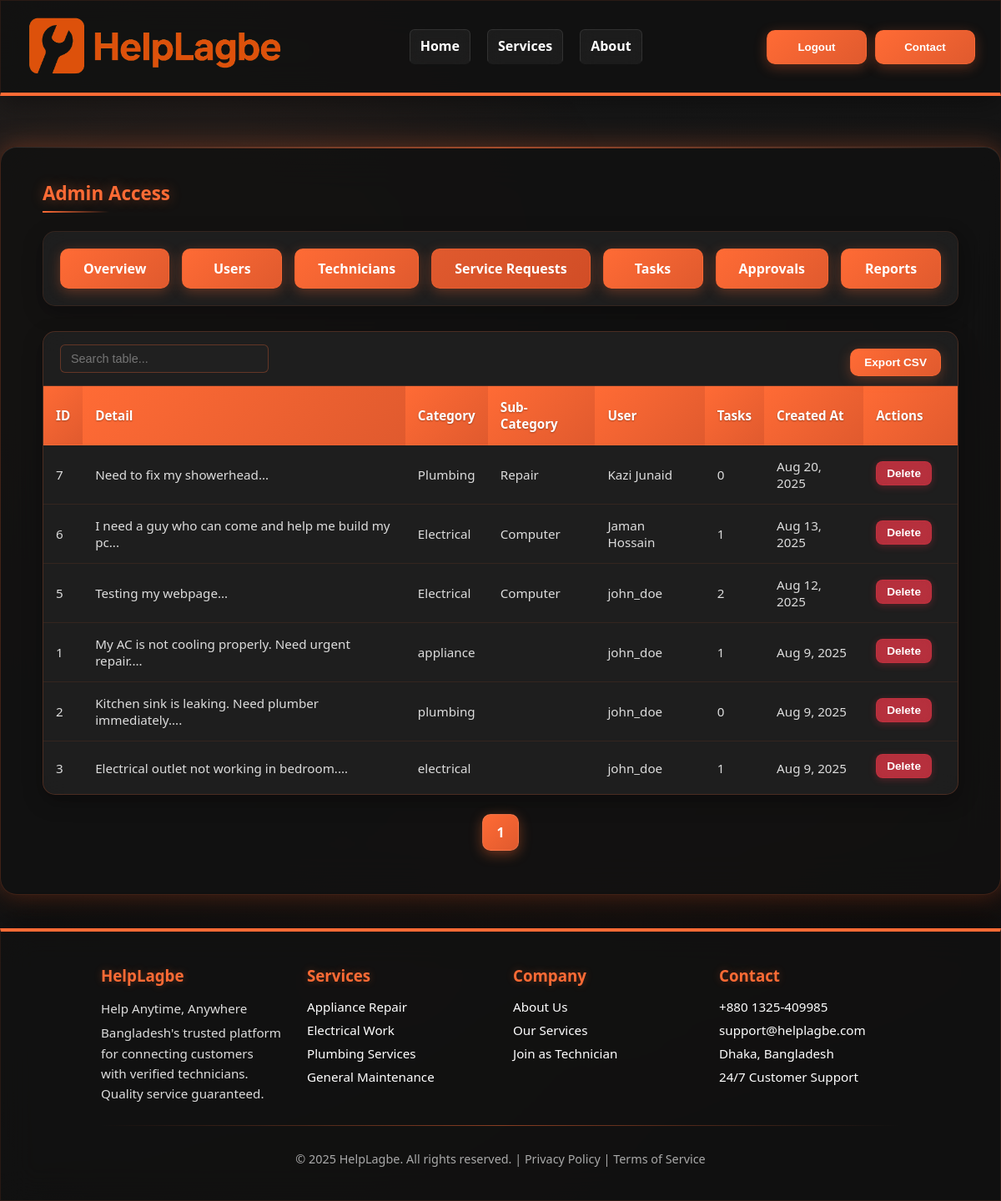
The app's page /admindash.php?tab=requests with its own data.
### tables this page shows
CREATE TABLE `posts` (
  `post_id` int(11) NOT NULL,
  `Post_detail` text NOT NULL,
  `Image` varchar(255) DEFAULT NULL,
  `Category` varchar(100) NOT NULL,
  `Sub-Category` varchar(100) DEFAULT NULL,
  `user_id` int(11) NOT NULL,
  `created_at` timestamp NOT NULL DEFAULT current_timestamp(),
  `updated_at` timestamp NOT NULL DEFAULT current_timestamp() ON UPDATE current_timestamp()
);

CREATE TABLE `users` (
  `user_id` int(11) NOT NULL,
  `username` varchar(255) NOT NULL,
  `email` varchar(255) NOT NULL,
  `phone_no` varchar(20) DEFAULT NULL,
  `password` varchar(255) NOT NULL,
  `address` text DEFAULT NULL,
  `Image` varchar(255) DEFAULT NULL,
  `admin_id` int(11) DEFAULT NULL,
  `created_at` timestamp NOT NULL DEFAULT current_timestamp(),
  `updated_at` timestamp NOT NULL DEFAULT current_timestamp() ON UPDATE current_timestamp()
);

### admindash.php (the view, shortened to what this page needs)
<?php
require 'db.php';
$perPage = 10;
$page = isset($_GET['page']) ? max(1, (int) $_GET['page']) : 1;
$offset = ($page - 1) * $perPage;
$allowed_tabs = ['overview', 'users', 'technicians', 'requests', 'tasks', 'approvals', 'reports'];
$tab = isset($_GET['tab']) && in_array($_GET['tab'], $allowed_tabs) ? $_GET['tab'] : 'overview';
function getCount($conn, $sql)
{
  $res = $conn->query($sql);
  if ($res && $row = $res->fetch_assoc()) {
    return (int) $row['count'];
  }
  return 0;
}
function getTotalPages($conn, $countSql, $perPage)
{
  $totalItems = getCount($conn, $countSql);
  return ceil($totalItems / $perPage);
}
?>
<!DOCTYPE html>
<html lang="en">
<head>
</head>
<body>
  <header>
    <div class="logo">
      <img src="logo.png" alt="HelpLagbe Logo" />
    </div>
    <nav>
      <a href="homepage.html">Home</a>
      <a href="#services">Services</a>
      <a href="#about">About</a>
    </nav>
    <div style="display:flex; gap:10px;">
      <button class="btn" onclick="location.href='login.html'">Logout</button>
      <button class="btn"
        onclick="document.getElementById('contact').scrollIntoView({behavior:'smooth'})">Contact</button>
    </div>
  </header>
  <div class="container">
    <div class="admin-access">Admin Access</div>
    <div class="buttons-box">
      <a href="?tab=overview" class="btn"
        style="background: <?= $tab === 'overview' ? 'linear-gradient(135deg, #e05a2e, #d14d26)' : 'linear-gradient(135deg, #ff6b35, #e05a2e)' ?>;">Overview</a>
      <a href="?tab=users" class="btn"
        style="background: <?= $tab === 'users' ? 'linear-gradient(135deg, #e05a2e, #d14d26)' : 'linear-gradient(135deg, #ff6b35, #e05a2e)' ?>;">Users</a>
      <a href="?tab=technicians" class="btn"
        style="background: <?= $tab === 'technicians' ? 'linear-gradient(135deg, #e05a2e, #d14d26)' : 'linear-gradient(135deg, #ff6b35, #e05a2e)' ?>;">Technicians</a>
      <a href="?tab=requests" class="btn"
        style="background: <?= $tab === 'requests' ? 'linear-gradient(135deg, #e05a2e, #d14d26)' : 'linear-gradient(135deg, #ff6b35, #e05a2e)' ?>;">Service
        Requests</a>
      <a href="?tab=tasks" class="btn"
        style="background: <?= $tab === 'tasks' ? 'linear-gradient(135deg, #e05a2e, #d14d26)' : 'linear-gradient(135deg, #ff6b35, #e05a2e)' ?>;">Tasks</a>
      <a href="?tab=approvals" class="btn"
        style="background: <?= $tab === 'approvals' ? 'linear-gradient(135deg, #e05a2e, #d14d26)' : 'linear-gradient(135deg, #ff6b35, #e05a2e)' ?>;">Approvals</a>
      <a href="?tab=reports" class="btn"
        style="background: <?= $tab === 'reports' ? 'linear-gradient(135deg, #e05a2e, #d14d26)' : 'linear-gradient(135deg, #ff6b35, #e05a2e)' ?>;">Reports</a>
    </div>
    <?php if ($tab === 'overview'):
      $totalUsers = getCount($conn, "SELECT COUNT(*) AS count FROM users");
      $totalTechnicians = getCount($conn, "SELECT COUNT(*) AS count FROM technician");
      $pendingTechnicians = getCount($conn, "SELECT COUNT(*) AS count FROM technician WHERE status = 'pending'");
      $approvedTechnicians = getCount($conn, "SELECT COUNT(*) AS count FROM technician WHERE status = 'approved'");
      $totalTasks = getCount($conn, "SELECT COUNT(*) AS count FROM tasks");
      $completedTasks = getCount($conn, "SELECT COUNT(*) AS count FROM tasks WHERE task_status = 'completed'");
      $totalRequests = getCount($conn, "SELECT COUNT(*) AS count FROM posts");
      $totalPayments = getCount($conn, "SELECT COUNT(*) AS count FROM payment");
      ?>
      <div class="stats-grid">
        <div class="stat-card">
          <h3>Total Users</h3>
          <p><?= $totalUsers ?></p>
        </div>
        <div class="stat-card">
          <h3>Total Technicians</h3>
          <p><?= $totalTechnicians ?></p>
        </div>
        <div class="stat-card">
          <h3>Pending Approvals</h3>
          <p><?= $pendingTechnicians ?></p>
        </div>
        <div class="stat-card">
          <h3>Approved Technicians</h3>
          <p><?= $approvedTechnicians ?></p>
        </div>
        <div class="stat-card">
          <h3>Total Tasks</h3>
          <p><?= $totalTasks ?></p>
        </div>
        <div class="stat-card">
          <h3>Completed Tasks</h3>
          <p><?= $completedTasks ?></p>
        </div>
        <div class="stat-card">
          <h3>Total Requests</h3>
          <p><?= $totalRequests ?></p>
        </div>
        <div class="stat-card">
          <h3>Total Payments</h3>
          <p><?= $totalPayments ?></p>
        </div>
      </div>
      <div class="table-container">
        <h3 style="padding: 20px; margin: 0; color: #ff6b35; border-bottom: 1px solid rgba(255, 107, 53, 0.2);">Recent
          Activity</h3>
        <table>
          <thead>
            <tr>
              <th>Type</th>
              <th>Details</th>
              <th>Date</th>
              <th>Status</th>
            </tr>
          </thead>
          <tbody>
            <?php
            $recent_query = "
              (SELECT 'New User' as type, CONCAT('User: ', username) as details, created_at as date, 'active' as status FROM users ORDER BY created_at DESC LIMIT 3)
              UNION ALL
              (SELECT 'New Technician' as type, CONCAT('Technician: ', Full_Name) as details, created_at as date, status FROM technician ORDER BY created_at DESC LIMIT 3)
              UNION ALL
              (SELECT 'New Task' as type, CONCAT('Task ID: ', task_id) as details, created_at as date, task_status as status FROM tasks ORDER BY created_at DESC LIMIT 3)
              ORDER BY date DESC LIMIT 10
            ";
            $recent_result = $conn->query($recent_query);
            while ($row = $recent_result->fetch_assoc()): ?>
              <tr>
                <td><?= htmlspecialchars($row['type']) ?></td>
                <td><?= htmlspecialchars($row['details']) ?></td>
                <td><?= date('M j, Y H:i', strtotime($row['date'])) ?></td>
                <td><span class="status-badge status-<?= $row['status'] ?>"><?= ucfirst($row['status']) ?></span></td>
              </tr>
            <?php endwhile; ?>
          </tbody>
        </table>
      </div>
    <?php elseif ($tab === 'requests'):
      $totalPages = getTotalPages($conn, "SELECT COUNT(*) AS count FROM posts", $perPage);
      $result = $conn->query("SELECT p.post_id, p.Post_detail, p.Category, p.`Sub-Category`, p.user_id, p.created_at,
                              u.username,
                              COUNT(t.task_id) as task_count
                              FROM posts p
                              LEFT JOIN users u ON p.user_id = u.user_id
                              LEFT JOIN tasks t ON p.post_id = t.post_id
                              GROUP BY p.post_id
                              ORDER BY p.created_at DESC
                              LIMIT $perPage OFFSET $offset");
      ?>
      <div class="table-container">
        <table>
          <thead>
            <tr>
              <th>ID</th>
              <th>Detail</th>
              <th>Category</th>
              <th>Sub-Category</th>
              <th>User</th>
              <th>Tasks</th>
              <th>Created At</th>
              <th>Actions</th>
            </tr>
          </thead>
          <tbody>
            <?php while ($row = $result->fetch_assoc()): ?>
              <tr>
                <td><?= $row['post_id'] ?></td>
                <td title="<?= htmlspecialchars($row['Post_detail']) ?>">
                  <?= htmlspecialchars(substr($row['Post_detail'], 0, 50)) ?>...
                </td>
                <td><?= htmlspecialchars($row['Category']) ?></td>
                <td><?= htmlspecialchars($row['Sub-Category']) ?></td>
                <td><?= htmlspecialchars($row['username']) ?></td>
                <td><?= $row['task_count'] ?></td>
                <td><?= date('M j, Y', strtotime($row['created_at'])) ?></td>
                <td>
                  <form method="POST" class="inline-form">
                    <button type="submit" class="action-btn delete-btn"
                      onclick="return confirm('Are you sure you want to delete this post and all associated tasks?');">Delete</button>
                  </form>
                </td>
              </tr>
            <?php endwhile; ?>
          </tbody>
        </table>
      </div>
      <div class="pagination">
        <?php for ($i = 1; $i <= $totalPages; $i++): ?>
          <a href="?tab=requests&page=<?= $i ?>" class="<?= $i == $page ? 'active' : '' ?>"><?= $i ?></a>
        <?php endfor; ?>
      </div>
    <?php endif; ?>
  </div>
  <footer id="contact">
    <div class="footer-top">
      <div>
        <h3>HelpLagbe</h3>
        <p>Help Anytime, Anywhere</p>
        <p>Bangladesh's trusted platform for connecting customers with verified technicians. Quality service guaranteed.
        </p>
      </div>
      <div>
        <h3>Services</h3>
        <ul>
          <li>Appliance Repair</li>
          <li>Electrical Work</li>
          <li>Plumbing Services</li>
          <li>General Maintenance</li>
        </ul>
      </div>
      <div>
        <h3>Company</h3>
        <ul>
          <li><a href="#">About Us</a></li>
          <li><a href="#">Our Services</a></li>
          <li><a href="#">Join as Technician</a></li>
        </ul>
      </div>
      <div>
        <h3>Contact</h3>
        <ul>
          <li>+880 1325-409985</li>
          <li>support@helplagbe.com</li>
          <li>Dhaka, Bangladesh</li>
          <li>24/7 Customer Support</li>
        </ul>
      </div>
    </div>
    <hr />
    <div class="footer-bottom">
      © <?php echo date('Y'); ?> HelpLagbe. All rights reserved. |
      <a href="#">Privacy Policy</a> |
      <a href="#">Terms of Service</a>
    </div>
  </footer>
</body>
</html>

### records on screen
posts: post_id "7", Post_detail "Need to fix my showerhead", Category "Plumbing", value "Repair", user.username "Kazi Junaid", task_count "0", created_at "Aug 20, 2025"
posts: post_id "6", Post_detail "I need a guy who can come and help me build my pc", Category "Electrical", value "Computer", user.username "Jaman Hossain", task_count "1", created_at "Aug 13, 2025"
posts: post_id "5", Post_detail "Testing my webpage", Category "Electrical", value "Computer", user.username "john_doe", task_count "2", created_at "Aug 12, 2025"
posts: post_id "1", Post_detail "My AC is not cooling properly. Need urgent repair.", Category "appliance", user.username "john_doe", task_count "1", created_at "Aug 9, 2025"
posts: post_id "2", Post_detail "Kitchen sink is leaking. Need plumber immediately.", Category "plumbing", user.username "john_doe", task_count "0", created_at "Aug 9, 2025"
posts: post_id "3", Post_detail "Electrical outlet not working in bedroom.", Category "electrical", user.username "john_doe", task_count "1", created_at "Aug 9, 2025"
